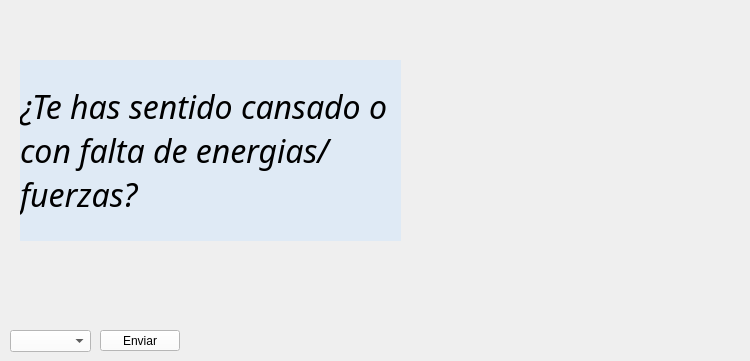
        <widget class="QWidget" name="q2">
         <widget class="QLabel" name="imagen_3">
          <property name="geometry">
           <rect>
            <x>430</x>
            <y>10</y>
            <width>311</width>
            <height>281</height>
           </rect>
          </property>
          <property name="text">
           <string/>
          </property>
          <property name="pixmap">
           <pixmap resource="Imagenes.qrc">:/imgs/cansancio.png</pixmap>
          </property>
          <property name="scaledContents">
           <bool>true</bool>
          </property>
         </widget>
         <widget class="QLabel" name="pregunta_3">
          <property name="geometry">
           <rect>
            <x>20</x>
            <y>60</y>
            <width>381</width>
            <height>181</height>
           </rect>
          </property>
          <property name="font">
           <font>
            <family>Corbel</family>
            <pointsize>24</pointsize>
            <weight>9</weight>
            <italic>true</italic>
            <bold>false</bold>
           </font>
          </property>
          <property name="styleSheet">
           <string notr="true">color: rgb(0, 0, 0);
font: 75 italic 24pt &quot;Corbel&quot;;
background-color: rgba(199, 227, 255, 100);</string>
          </property>
          <property name="text">
           <string>¿Te has sentido cansado o con falta de energias/fuerzas?</string>
          </property>
          <property name="scaledContents">
           <bool>false</bool>
          </property>
          <property name="wordWrap">
           <bool>true</bool>
          </property>
         </widget>
         <widget class="QPushButton" name="enviarQ2">
          <property name="geometry">
           <rect>
            <x>100</x>
            <y>330</y>
            <width>80</width>
            <height>21</height>
           </rect>
          </property>
          <property name="styleSheet">
           <string notr="true">color: rgb(0, 0, 0);
background-color: rgb(255, 255, 255);</string>
          </property>
          <property name="text">
           <string>Enviar</string>
          </property>
         </widget>
         <widget class="QComboBox" name="respuestaQ2">
          <property name="geometry">
           <rect>
            <x>10</x>
            <y>330</y>
            <width>81</width>
            <height>22</height>
           </rect>
          </property>
          <property name="styleSheet">
           <string notr="true">color: rgb(0, 0, 0);
background-color: rgb(255, 255, 255);</string>
          </property>
          <item>
           <property name="text">
            <string/>
           </property>
          </item>
          <item>
           <property name="text">
            <string>SI</string>
           </property>
          </item>
          <item>
           <property name="text">
            <string>NO</string>
           </property>
          </item>
         </widget>
        </widget>
